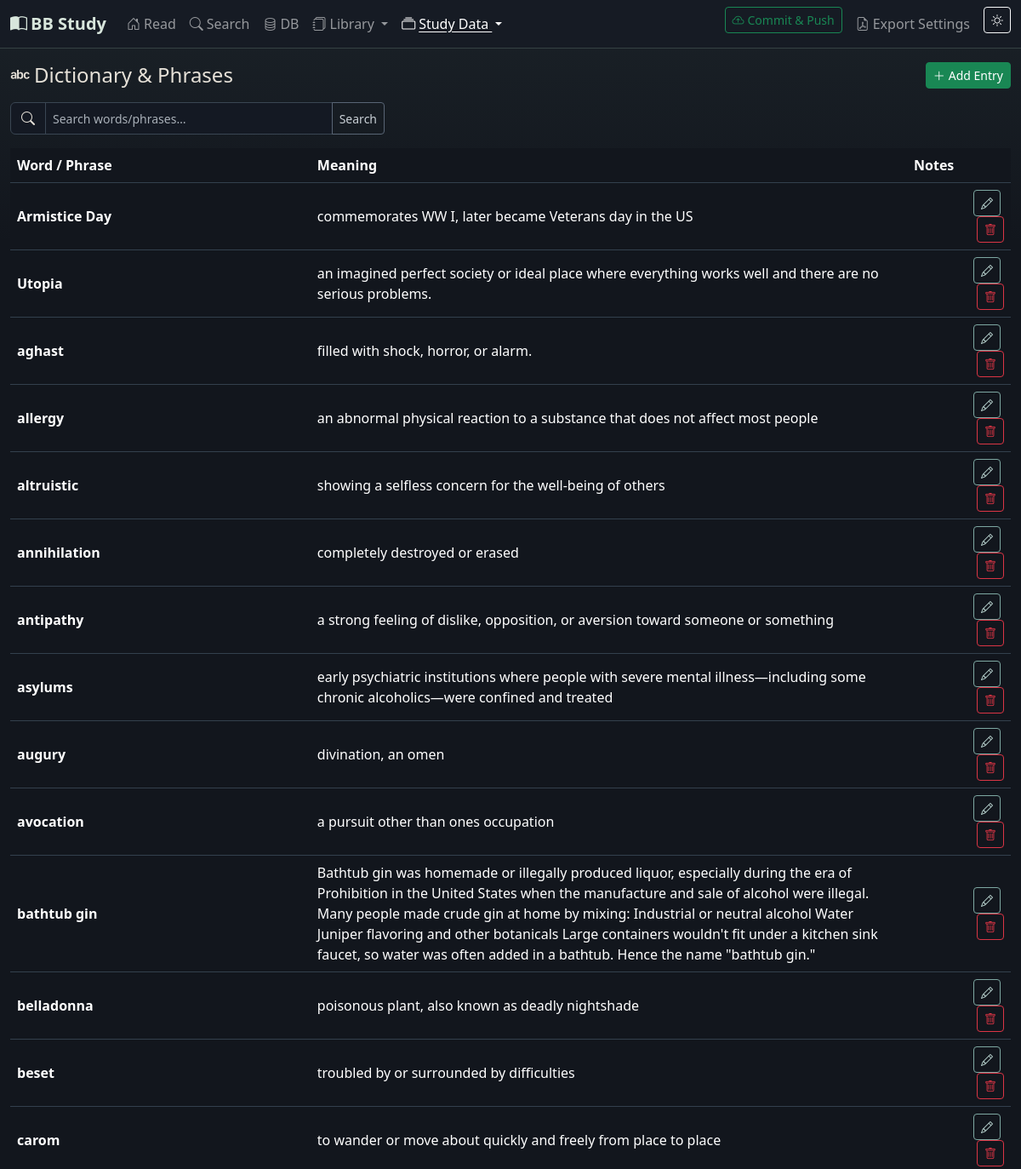
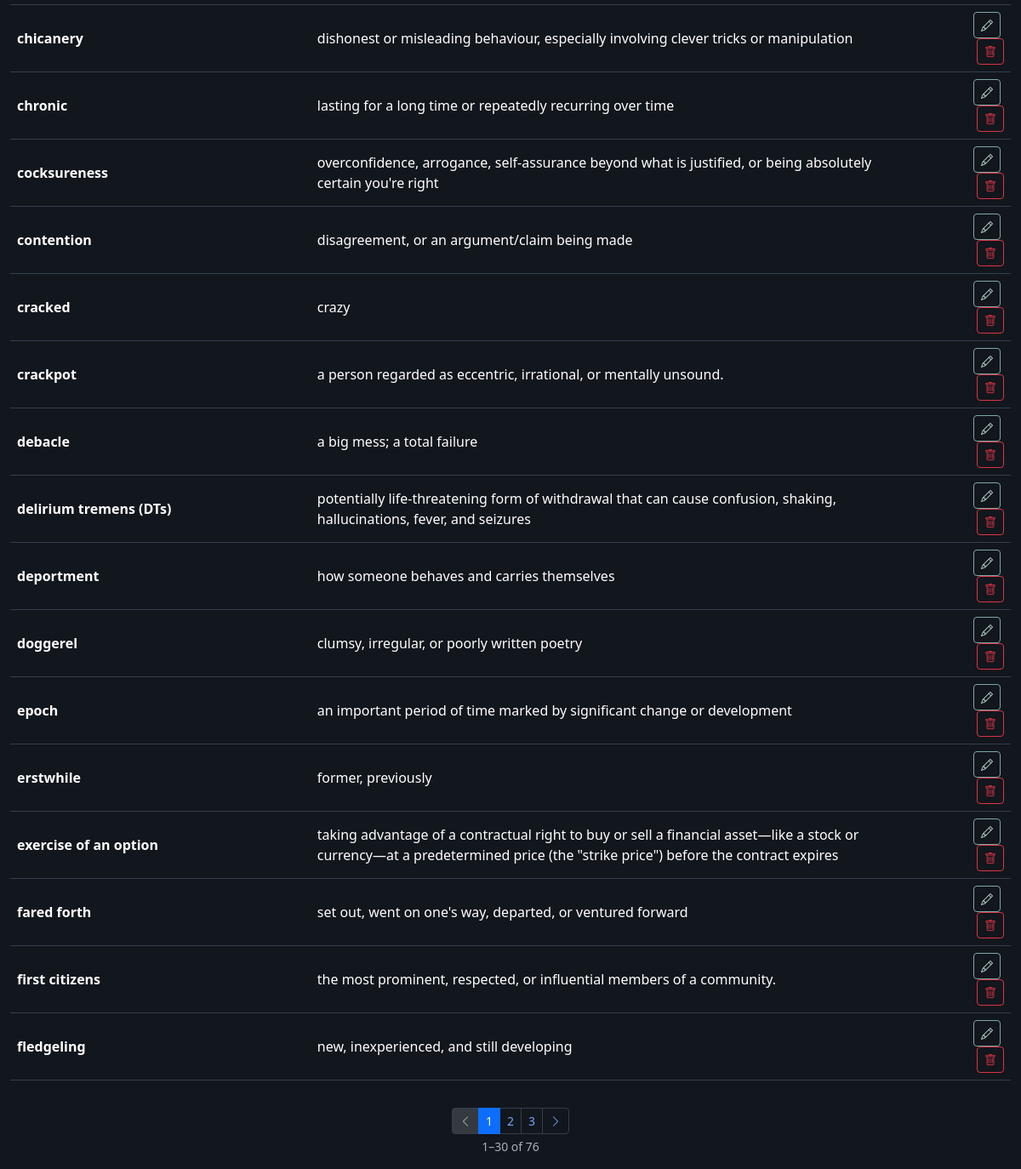
Before: /dictionary with the older database file (2 pictures, top to bottom).
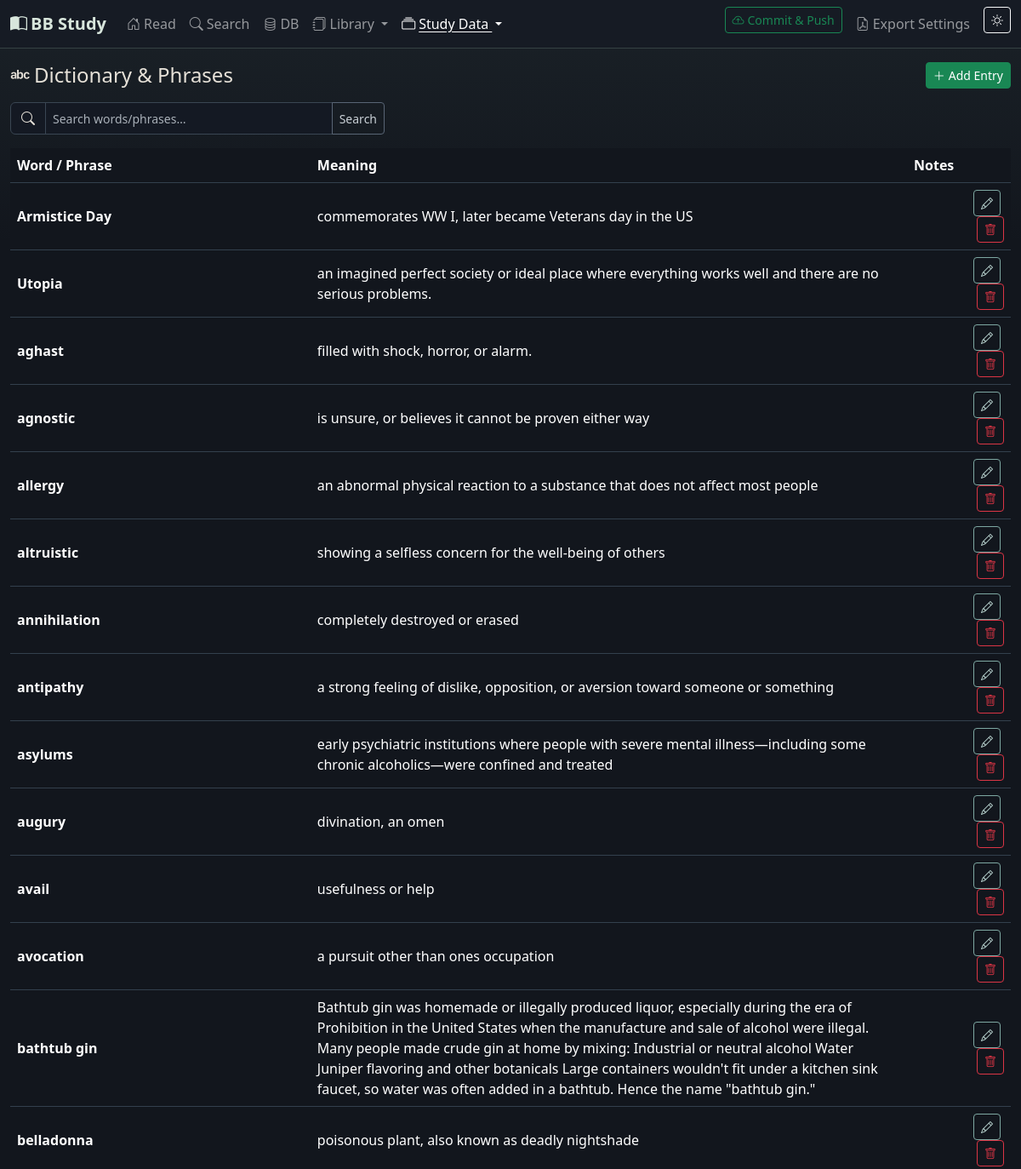
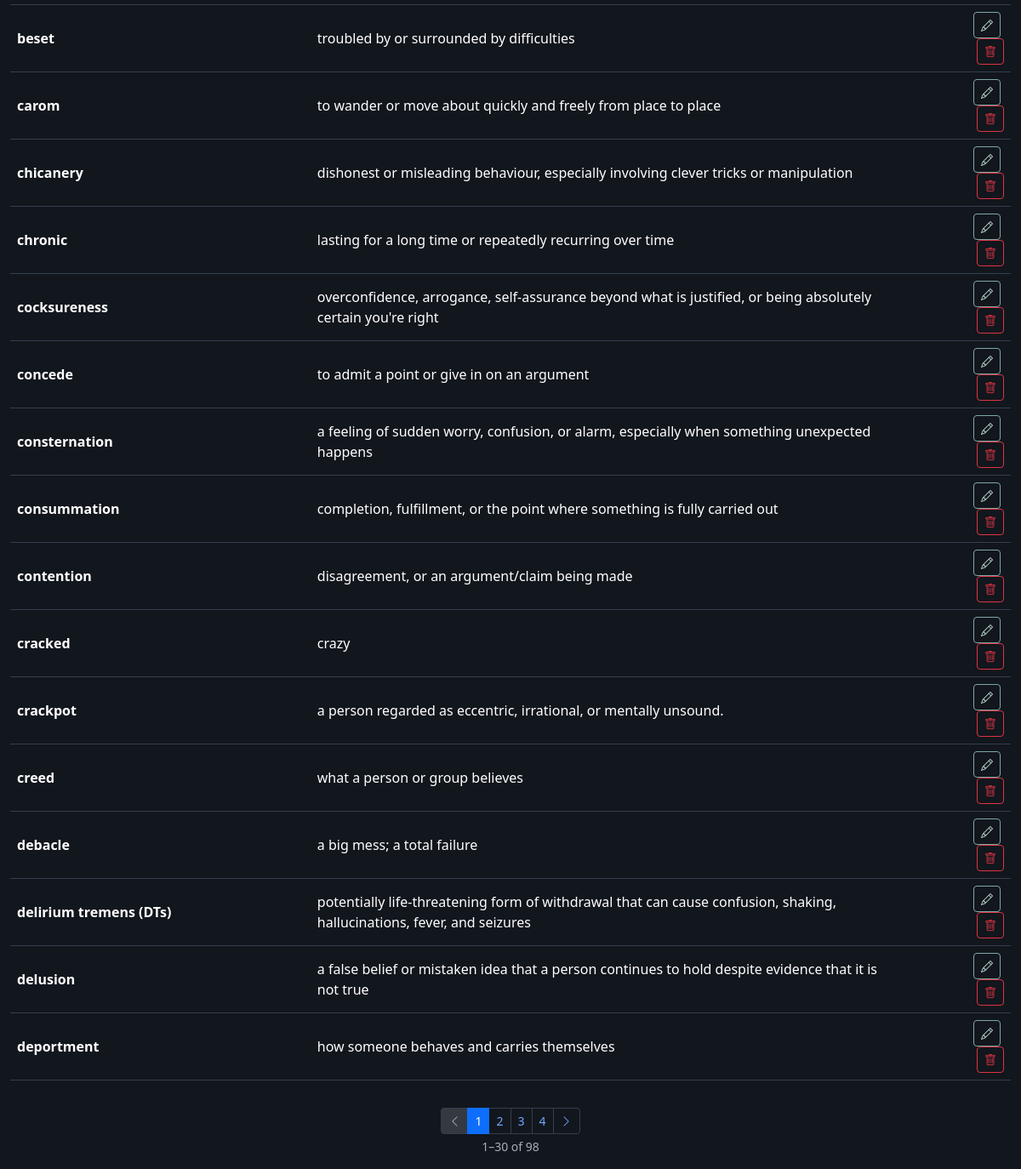
After: the same page with the newer database file (2 pictures, top to bottom).
### app/models.py (models this page shows)
class Dictionary(db.Model):
    __tablename__ = 'dictionary'
    id = db.Column(db.Integer, primary_key=True)
    word_phrase = db.Column(db.String(500), nullable=False)
    meaning = db.Column(db.Text, nullable=False)
    notes = db.Column(db.Text)
    created_at = db.Column(db.DateTime, default=datetime.utcnow)
    locations = db.relationship('DictionaryLookup', backref='entry', lazy=True, cascade='all, delete-orphan')
    def to_dict(self):
        return {
            'id': self.id,
            'word_phrase': self.word_phrase,
            'meaning': self.meaning,
            'notes': self.notes,
            'created_at': self.created_at.isoformat() if self.created_at else None,
        }

### app/routes/main.py (the view)
@main_bp.route('/dictionary')
def dictionary():
    from ..models import Dictionary
    pg = request.args.get('pg', 1, type=int)
    search_q = request.args.get('q', '').strip()
    query = Dictionary.query.order_by(Dictionary.word_phrase)
    if search_q:
        like = f'%{search_q}%'
        query = query.filter(
            Dictionary.word_phrase.ilike(like) | Dictionary.meaning.ilike(like)
        )
    pagination = query.paginate(page=pg, per_page=30, error_out=False)
    return render_template('dictionary.html', theme=get_theme(), entries=pagination.items,
                           pagination=pagination, search_q=search_q)

### app/routes/main.py (called while the page is built)
def get_theme():
    s = Setting.query.filter_by(key='theme').first()
    return s.value

### app/templates/dictionary.html (shortened to what this page needs)
{% extends 'base.html' %}
{% from '_pagination.html' import render as paginate %}
{% block content %}
<div class="d-flex justify-content-between align-items-center mb-3">
  <h4 class="mb-0"><i class="bi bi-alphabet me-1"></i>Dictionary &amp; Phrases</h4>
  <button class="btn btn-sm btn-success" data-bs-toggle="modal" data-bs-target="#dictModal" onclick="openDictModal()">
    <i class="bi bi-plus-lg me-1"></i>Add Entry
  </button>
</div>
<form class="input-group mb-3" method="get" style="max-width:440px;">
  <span class="input-group-text"><i class="bi bi-search"></i></span>
  <input type="text" class="form-control form-control-sm" name="q"
         placeholder="Search words/phrases…" value="{{ search_q }}"
         aria-label="Search dictionary">
  <button class="btn btn-outline-secondary btn-sm" type="submit">Search</button>
</form>
<div class="table-responsive">
  <table class="table table-hover align-middle" id="dictTable">
    <thead>
      <tr><th style="width:30%">Word / Phrase</th><th>Meaning</th><th>Notes</th><th></th></tr>
    </thead>
    <tbody>
      {% for e in entries %}
      <tr data-id="{{ e.id }}">
        <td class="fw-semibold">{{ e.word_phrase }}</td>
        <td>{{ e.meaning }}</td>
        <td class="text-muted small">{{ e.notes or '' }}</td>
        <td class="text-end">
          <button class="btn btn-sm btn-outline-primary me-1"
                  onclick="openDictModal({{ e.to_dict()|tojson }})">
            <i class="bi bi-pencil"></i>
          </button>
          <button class="btn btn-sm btn-outline-danger"
                  onclick="deleteDict({{ e.id }})">
            <i class="bi bi-trash"></i>
          </button>
        </td>
      </tr>
      {% else %}
      <tr><td colspan="4" class="text-muted text-center">No entries yet.</td></tr>
      {% endfor %}
    </tbody>
  </table>
</div>
{{ paginate(pagination, 'main.dictionary', extra_args={'q': search_q}) }}
{% endblock %}

Changed rows visible on the page:
no longer on this page (row unchanged): Dictionary: word_phrase "doggerel", meaning "clumsy, irregular, or poorly written poetry"
no longer on this page (row unchanged): Dictionary: word_phrase "epoch", meaning "an important period of time marked by significant change or development"
no longer on this page (row unchanged): Dictionary: word_phrase "erstwhile", meaning "former, previously"
no longer on this page (row unchanged): Dictionary: word_phrase "exercise of an option", meaning "taking advantage of a contractual right to buy or sell a financial asset—like a stock or currency—at a predetermined price (the \"strike price\") before the contract expires"
no longer on this page (row unchanged): Dictionary: word_phrase "fared forth", meaning "set out, went on one's way, departed, or ventured forward"
no longer on this page (row unchanged): Dictionary: word_phrase "first citizens", meaning "the most prominent, respected, or influential members of a community."
no longer on this page (row unchanged): Dictionary: word_phrase "fledgeling", meaning "new, inexperienced, and still developing"
added Dictionary: word_phrase "agnostic", meaning "is unsure, or believes it cannot be proven either way"
added Dictionary: word_phrase "avail", meaning "usefulness or help"
added Dictionary: word_phrase "concede", meaning "to admit a point or give in on an argument"
added Dictionary: word_phrase "consternation", meaning "a feeling of sudden worry, confusion, or alarm, especially when something unexpected happens"
added Dictionary: word_phrase "consummation", meaning "completion, fulfillment, or the point where something is fully carried out"
added Dictionary: word_phrase "creed", meaning "what a person or group believes"
added Dictionary: word_phrase "delusion", meaning "a false belief or mistaken idea that a person continues to hold despite evidence that it is not true"
Other visible differences:
{{ pagination.total }}: "76" → "98"
new list line: "4"
